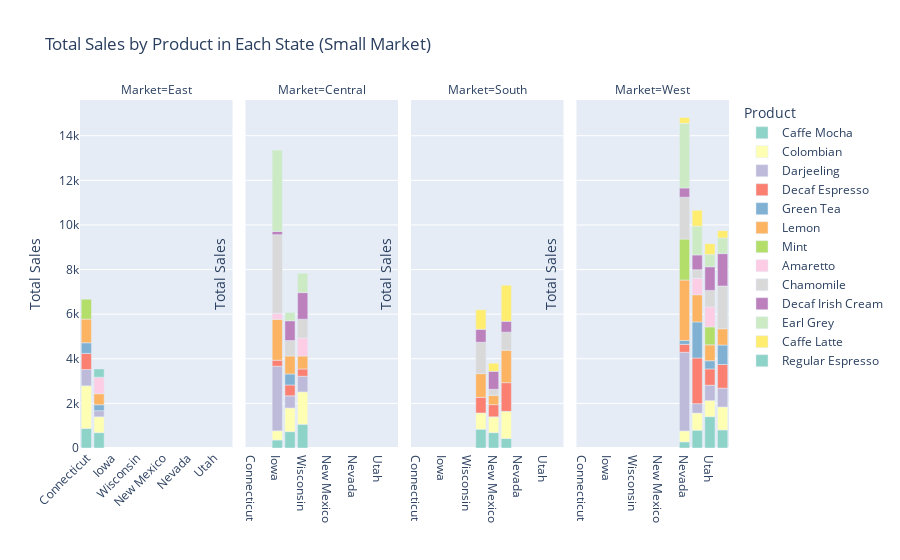

Notebook code cell kept with this figure:
### Code cell
# Sales distribution in small market
small_market = data[data['Market_size'] == 'Small Market']
small_market_summary = small_market.groupby(['State', 'Product', 'Market']).Sales.sum().reset_index()

fig = px.bar(small_market_summary, x='State', y='Sales', color='Product', 
             title='Total Sales by Product in Each State (Small Market)', 
             labels={'State': 'State', 'Sales': 'Total Sales'},
             color_discrete_sequence=px.colors.qualitative.Set3,
             facet_col='Market')

fig.update_xaxes(categoryorder='array')
fig.update_xaxes(title_text='')
fig.update_yaxes(title_text='Total Sales')
fig.update_layout(legend_title_text='Product', xaxis_tickangle=-45)

fig.show()

### Figure 1 — Plotly figure (JSON) as saved in the notebook; plotly's stock layout.template omitted (floating-point values rounded to 4 significant figures)
{"data": [{"alignmentgroup": "True", "hovertemplate": "Product=Caffe Mocha<br>Market=East<br>State=%{x}<br>Total Sales=%{y}<extra></extra>", "legendgroup": "Caffe Mocha", "marker": {"color": "rgb(141,211,199)", "pattern": {"shape": ""}}, "name": "Caffe Mocha", "offsetgroup": "Caffe Mocha", "orientation": "v", "showlegend": true, "textposition": "auto", "type": "bar", "x": ["Connecticut", "New Hampshire"], "xaxis": "x", "y": [872, 688], "yaxis": "y"}, {"alignmentgroup": "True", "hovertemplate": "Product=Caffe Mocha<br>Market=Central<br>State=%{x}<br>Total Sales=%{y}<extra></extra>", "legendgroup": "Caffe Mocha", "marker": {"color": "rgb(141,211,199)", "pattern": {"shape": ""}}, "name": "Caffe Mocha", "offsetgroup": "Caffe Mocha", "orientation": "v", "showlegend": false, "textposition": "auto", "type": "bar", "x": ["Iowa", "Missouri", "Wisconsin"], "xaxis": "x2", "y": [356, 732, 1062], "yaxis": "y2"}, {"alignmentgroup": "True", "hovertemplate": "Product=Caffe Mocha<br>Market=South<br>State=%{x}<br>Total Sales=%{y}<extra></extra>", "legendgroup": "Caffe Mocha", "marker": {"color": "rgb(141,211,199)", "pattern": {"shape": ""}}, "name": "Caffe Mocha", "offsetgroup": "Caffe Mocha", "orientation": "v", "showlegend": false, "textposition": "auto", "type": "bar", "x": ["Louisiana", "New Mexico", "Oklahoma"], "xaxis": "x3", "y": [840, 688, 425], "yaxis": "y3"}, {"alignmentgroup": "True", "hovertemplate": "Product=Caffe Mocha<br>Market=West<br>State=%{x}<br>Total Sales=%{y}<extra></extra>", "legendgroup": "Caffe Mocha", "marker": {"color": "rgb(141,211,199)", "pattern": {"shape": ""}}, "name": "Caffe Mocha", "offsetgroup": "Caffe Mocha", "orientation": "v", "showlegend": false, "textposition": "auto", "type": "bar", "x": ["Nevada", "Oregon", "Utah", "Washington"], "xaxis": "x4", "y": [273, 801, 1406, 810], "yaxis": "y4"}, {"alignmentgroup": "True", "hovertemplate": "Product=Colombian<br>Market=East<br>State=%{x}<br>Total Sales=%{y}<extra></extra>", "legendgroup": "Colombian", "marker": {"color": "rgb(255,255,179)", "pattern": {"shape": ""}}, "name": "Colombian", "offsetgroup": "Colombian", "orientation": "v", "showlegend": true, "textposition": "auto", "type": "bar", "x": ["Connecticut", "New Hampshire"], "xaxis": "x", "y": [1915, 712], "yaxis": "y"}, {"alignmentgroup": "True", "hovertemplate": "Product=Colombian<br>Market=Central<br>State=%{x}<br>Total Sales=%{y}<extra></extra>", "legendgroup": "Colombian", "marker": {"color": "rgb(255,255,179)", "pattern": {"shape": ""}}, "name": "Colombian", "offsetgroup": "Colombian", "orientation": "v", "showlegend": false, "textposition": "auto", "type": "bar", "x": ["Iowa", "Missouri", "Wisconsin"], "xaxis": "x2", "y": [415, 1062, 1454], "yaxis": "y2"}, {"alignmentgroup": "True", "hovertemplate": "Product=Colombian<br>Market=South<br>State=%{x}<br>Total Sales=%{y}<extra></extra>", "legendgroup": "Colombian", "marker": {"color": "rgb(255,255,179)", "pattern": {"shape": ""}}, "name": "Colombian", "offsetgroup": "Colombian", "orientation": "v", "showlegend": false, "textposition": "auto", "type": "bar", "x": ["Louisiana", "New Mexico", "Oklahoma"], "xaxis": "x3", "y": [732, 712, 1218], "yaxis": "y3"}, {"alignmentgroup": "True", "hovertemplate": "Product=Colombian<br>Market=West<br>State=%{x}<br>Total Sales=%{y}<extra></extra>", "legendgroup": "Colombian", "marker": {"color": "rgb(255,255,179)", "pattern": {"shape": ""}}, "name": "Colombian", "offsetgroup": "Colombian", "orientation": "v", "showlegend": false, "textposition": "auto", "type": "bar", "x": ["Nevada", "Oregon", "Utah", "Washington"], "xaxis": "x4", "y": [494, 763, 720, 1031], "yaxis": "y4"}, {"alignmentgroup": "True", "hovertemplate": "Product=Darjeeling<br>Market=East<br>State=%{x}<br>Total Sales=%{y}<extra></extra>", "legendgroup": "Darjeeling", "marker": {"color": "rgb(190,186,218)", "pattern": {"shape": ""}}, "name": "Darjeeling", "offsetgroup": "Darjeeling", "orientation": "v", "showlegend": true, "textposition": "auto", "type": "bar", "x": ["Connecticut", "New Hampshire"], "xaxis": "x", "y": [732, 273], "yaxis": "y"}, {"alignmentgroup": "True", "hovertemplate": "Product=Darjeeling<br>Market=Central<br>State=%{x}<br>Total Sales=%{y}<extra></extra>", "legendgroup": "Darjeeling", "marker": {"color": "rgb(190,186,218)", "pattern": {"shape": ""}}, "name": "Darjeeling", "offsetgroup": "Darjeeling", "orientation": "v", "showlegend": false, "textposition": "auto", "type": "bar", "x": ["Iowa", "Missouri", "Wisconsin"], "xaxis": "x2", "y": [2896, 543, 700], "yaxis": "y2"}, {"alignmentgroup": "True", "hovertemplate": "Product=Darjeeling<br>Market=West<br>State=%{x}<br>Total Sales=%{y}<extra></extra>", "legendgroup": "Darjeeling", "marker": {"color": "rgb(190,186,218)", "pattern": {"shape": ""}}, "name": "Darjeeling", "offsetgroup": "Darjeeling", "orientation": "v", "showlegend": false, "textposition": "auto", "type": "bar", "x": ["Nevada", "Oregon", "Utah", "Washington"], "xaxis": "x4", "y": [3524, 425, 688, 840], "yaxis": "y4"}, {"alignmentgroup": "True", "hovertemplate": "Product=Decaf Espresso<br>Market=East<br>State=%{x}<br>Total Sales=%{y}<extra></extra>", "legendgroup": "Decaf Espresso", "marker": {"color": "rgb(251,128,114)", "pattern": {"shape": ""}}, "name": "Decaf Espresso", "offsetgroup": "Decaf Espresso", "orientation": "v", "showlegend": true, "textposition": "auto", "type": "bar", "x": ["Connecticut"], "xaxis": "x", "y": [720], "yaxis": "y"}, {"alignmentgroup": "True", "hovertemplate": "Product=Decaf Espresso<br>Market=Central<br>State=%{x}<br>Total Sales=%{y}<extra></extra>", "legendgroup": "Decaf Espresso", "marker": {"color": "rgb(251,128,114)", "pattern": {"shape": ""}}, "name": "Decaf Espresso", "offsetgroup": "Decaf Espresso", "orientation": "v", "showlegend": false, "textposition": "auto", "type": "bar", "x": ["Iowa", "Missouri", "Wisconsin"], "xaxis": "x2", "y": [267, 489, 328], "yaxis": "y2"}, {"alignmentgroup": "True", "hovertemplate": "Product=Decaf Espresso<br>Market=South<br>State=%{x}<br>Total Sales=%{y}<extra></extra>", "legendgroup": "Decaf Espresso", "marker": {"color": "rgb(251,128,114)", "pattern": {"shape": ""}}, "name": "Decaf Espresso", "offsetgroup": "Decaf Espresso", "orientation": "v", "showlegend": false, "textposition": "auto", "type": "bar", "x": ["Louisiana", "New Mexico", "Oklahoma"], "xaxis": "x3", "y": [700, 543, 1287], "yaxis": "y3"}, {"alignmentgroup": "True", "hovertemplate": "Product=Decaf Espresso<br>Market=West<br>State=%{x}<br>Total Sales=%{y}<extra></extra>", "legendgroup": "Decaf Espresso", "marker": {"color": "rgb(251,128,114)", "pattern": {"shape": ""}}, "name": "Decaf Espresso", "offsetgroup": "Decaf Espresso", "orientation": "v", "showlegend": false, "textposition": "auto", "type": "bar", "x": ["Nevada", "Oregon", "Utah", "Washington"], "xaxis": "x4", "y": [356, 2047, 732, 1062], "yaxis": "y4"}, {"alignmentgroup": "True", "hovertemplate": "Product=Green Tea<br>Market=East<br>State=%{x}<br>Total Sales=%{y}<extra></extra>", "legendgroup": "Green Tea", "marker": {"color": "rgb(128,177,211)", "pattern": {"shape": ""}}, "name": "Green Tea", "offsetgroup": "Green Tea", "orientation": "v", "showlegend": true, "textposition": "auto", "type": "bar", "x": ["Connecticut", "New Hampshire"], "xaxis": "x", "y": [479, 267], "yaxis": "y"}, {"alignmentgroup": "True", "hovertemplate": "Product=Green Tea<br>Market=Central<br>State=%{x}<br>Total Sales=%{y}<extra></extra>", "legendgroup": "Green Tea", "marker": {"color": "rgb(128,177,211)", "pattern": {"shape": ""}}, "name": "Green Tea", "offsetgroup": "Green Tea", "orientation": "v", "showlegend": false, "textposition": "auto", "type": "bar", "x": ["Missouri"], "xaxis": "x2", "y": [494], "yaxis": "y2"}, {"alignmentgroup": "True", "hovertemplate": "Product=Green Tea<br>Market=West<br>State=%{x}<br>Total Sales=%{y}<extra></extra>", "legendgroup": "Green Tea", "marker": {"color": "rgb(128,177,211)", "pattern": {"shape": ""}}, "name": "Green Tea", "offsetgroup": "Green Tea", "orientation": "v", "showlegend": false, "textposition": "auto", "type": "bar", "x": ["Nevada", "Oregon", "Utah", "Washington"], "xaxis": "x4", "y": [173, 1617, 366, 872], "yaxis": "y4"}, {"alignmentgroup": "True", "hovertemplate": "Product=Lemon<br>Market=East<br>State=%{x}<br>Total Sales=%{y}<extra></extra>", "legendgroup": "Lemon", "marker": {"color": "rgb(253,180,98)", "pattern": {"shape": ""}}, "name": "Lemon", "offsetgroup": "Lemon", "orientation": "v", "showlegend": true, "textposition": "auto", "type": "bar", "x": ["Connecticut", "New Hampshire"], "xaxis": "x", "y": [1062, 494], "yaxis": "y"}, {"alignmentgroup": "True", "hovertemplate": "Product=Lemon<br>Market=Central<br>State=%{x}<br>Total Sales=%{y}<extra></extra>", "legendgroup": "Lemon", "marker": {"color": "rgb(253,180,98)", "pattern": {"shape": ""}}, "name": "Lemon", "offsetgroup": "Lemon", "orientation": "v", "showlegend": false, "textposition": "auto", "type": "bar", "x": ["Iowa", "Missouri", "Wisconsin"], "xaxis": "x2", "y": [1834, 808, 581], "yaxis": "y2"}, {"alignmentgroup": "True", "hovertemplate": "Product=Lemon<br>Market=South<br>State=%{x}<br>Total Sales=%{y}<extra></extra>", "legendgroup": "Lemon", "marker": {"color": "rgb(253,180,98)", "pattern": {"shape": ""}}, "name": "Lemon", "offsetgroup": "Lemon", "orientation": "v", "showlegend": false, "textposition": "auto", "type": "bar", "x": ["Louisiana", "New Mexico", "Oklahoma"], "xaxis": "x3", "y": [1062, 415, 1454], "yaxis": "y3"}, {"alignmentgroup": "True", "hovertemplate": "Product=Lemon<br>Market=West<br>State=%{x}<br>Total Sales=%{y}<extra></extra>", "legendgroup": "Lemon", "marker": {"color": "rgb(253,180,98)", "pattern": {"shape": ""}}, "name": "Lemon", "offsetgroup": "Lemon", "orientation": "v", "showlegend": false, "textposition": "auto", "type": "bar", "x": ["Nevada", "Oregon", "Utah", "Washington"], "xaxis": "x4", "y": [2712, 1218, 712, 732], "yaxis": "y4"}, {"alignmentgroup": "True", "hovertemplate": "Product=Mint<br>Market=East<br>State=%{x}<br>Total Sales=%{y}<extra></extra>", "legendgroup": "Mint", "marker": {"color": "rgb(179,222,105)", "pattern": {"shape": ""}}, "name": "Mint", "offsetgroup": "Mint", "orientation": "v", "showlegend": true, "textposition": "auto", "type": "bar", "x": ["Connecticut"], "xaxis": "x", "y": [890], "yaxis": "y"}, {"alignmentgroup": "True", "hovertemplate": "Product=Mint<br>Market=West<br>State=%{x}<br>Total Sales=%{y}<extra></extra>", "legendgroup": "Mint", "marker": {"color": "rgb(179,222,105)", "pattern": {"shape": ""}}, "name": "Mint", "offsetgroup": "Mint", "orientation": "v", "showlegend": false, "textposition": "auto", "type": "bar", "x": ["Nevada", "Utah"], "xaxis": "x4", "y": [1834, 808], "yaxis": "y4"}, {"alignmentgroup": "True", "hovertemplate": "Product=Amaretto<br>Market=East<br>State=%{x}<br>Total Sales=%{y}<extra></extra>", "legendgroup": "Amaretto", "marker": {"color": "rgb(252,205,229)", "pattern": {"shape": ""}}, "name": "Amaretto", "offsetgroup": "Amaretto", "orientation": "v", "showlegend": true, "textposition": "auto", "type": "bar", "x": ["New Hampshire"], "xaxis": "x", "y": [743], "yaxis": "y"}, {"alignmentgroup": "True", "hovertemplate": "Product=Amaretto<br>Market=Central<br>State=%{x}<br>Total Sales=%{y}<extra></extra>", "legendgroup": "Amaretto", "marker": {"color": "rgb(252,205,229)", "pattern": {"shape": ""}}, "name": "Amaretto", "offsetgroup": "Amaretto", "orientation": "v", "showlegend": false, "textposition": "auto", "type": "bar", "x": ["Iowa", "Wisconsin"], "xaxis": "x2", "y": [273, 810], "yaxis": "y2"}, {"alignmentgroup": "True", "hovertemplate": "Product=Amaretto<br>Market=West<br>State=%{x}<br>Total Sales=%{y}<extra></extra>", "legendgroup": "Amaretto", "marker": {"color": "rgb(252,205,229)", "pattern": {"shape": ""}}, "name": "Amaretto", "offsetgroup": "Amaretto", "orientation": "v", "showlegend": false, "textposition": "auto", "type": "bar", "x": ["Oregon", "Utah"], "xaxis": "x4", "y": [741, 890], "yaxis": "y4"}, {"alignmentgroup": "True", "hovertemplate": "Product=Chamomile<br>Market=Central<br>State=%{x}<br>Total Sales=%{y}<extra></extra>", "legendgroup": "Chamomile", "marker": {"color": "rgb(217,217,217)", "pattern": {"shape": ""}}, "name": "Chamomile", "offsetgroup": "Chamomile", "orientation": "v", "showlegend": true, "textposition": "auto", "type": "bar", "x": ["Iowa", "Missouri", "Wisconsin"], "xaxis": "x2", "y": [3524, 688, 840], "yaxis": "y2"}, {"alignmentgroup": "True", "hovertemplate": "Product=Chamomile<br>Market=South<br>State=%{x}<br>Total Sales=%{y}<extra></extra>", "legendgroup": "Chamomile", "marker": {"color": "rgb(217,217,217)", "pattern": {"shape": ""}}, "name": "Chamomile", "offsetgroup": "Chamomile", "orientation": "v", "showlegend": false, "textposition": "auto", "type": "bar", "x": ["Louisiana", "New Mexico", "Oklahoma"], "xaxis": "x3", "y": [1406, 273, 810], "yaxis": "y3"}, {"alignmentgroup": "True", "hovertemplate": "Product=Chamomile<br>Market=West<br>State=%{x}<br>Total Sales=%{y}<extra></extra>", "legendgroup": "Chamomile", "marker": {"color": "rgb(217,217,217)", "pattern": {"shape": ""}}, "name": "Chamomile", "offsetgroup": "Chamomile", "orientation": "v", "showlegend": false, "textposition": "auto", "type": "bar", "x": ["Nevada", "Oregon", "Utah", "Washington"], "xaxis": "x4", "y": [1878, 380, 743, 1915], "yaxis": "y4"}, {"alignmentgroup": "True", "hovertemplate": "Product=Decaf Irish Cream<br>Market=Central<br>State=%{x}<br>Total Sales=%{y}<extra></extra>", "legendgroup": "Decaf Irish Cream", "marker": {"color": "rgb(188,128,189)", "pattern": {"shape": ""}}, "name": "Decaf Irish Cream", "offsetgroup": "Decaf Irish Cream", "orientation": "v", "showlegend": true, "textposition": "auto", "type": "bar", "x": ["Iowa", "Missouri", "Wisconsin"], "xaxis": "x2", "y": [146, 890, 1192], "yaxis": "y2"}, {"alignmentgroup": "True", "hovertemplate": "Product=Decaf Irish Cream<br>Market=South<br>State=%{x}<br>Total Sales=%{y}<extra></extra>", "legendgroup": "Decaf Irish Cream", "marker": {"color": "rgb(188,128,189)", "pattern": {"shape": ""}}, "name": "Decaf Irish Cream", "offsetgroup": "Decaf Irish Cream", "orientation": "v", "showlegend": false, "textposition": "auto", "type": "bar", "x": ["Louisiana", "New Mexico", "Oklahoma"], "xaxis": "x3", "y": [581, 808, 487], "yaxis": "y3"}, {"alignmentgroup": "True", "hovertemplate": "Product=Decaf Irish Cream<br>Market=West<br>State=%{x}<br>Total Sales=%{y}<extra></extra>", "legendgroup": "Decaf Irish Cream", "marker": {"color": "rgb(188,128,189)", "pattern": {"shape": ""}}, "name": "Decaf Irish Cream", "offsetgroup": "Decaf Irish Cream", "orientation": "v", "showlegend": false, "textposition": "auto", "type": "bar", "x": ["Nevada", "Oregon", "Utah", "Washington"], "xaxis": "x4", "y": [415, 665, 1062, 1454], "yaxis": "y4"}, {"alignmentgroup": "True", "hovertemplate": "Product=Earl Grey<br>Market=Central<br>State=%{x}<br>Total Sales=%{y}<extra></extra>", "legendgroup": "Earl Grey", "marker": {"color": "rgb(204,235,197)", "pattern": {"shape": ""}}, "name": "Earl Grey", "offsetgroup": "Earl Grey", "orientation": "v", "showlegend": true, "textposition": "auto", "type": "bar", "x": ["Iowa", "Missouri", "Wisconsin"], "xaxis": "x2", "y": [3648, 366, 872], "yaxis": "y2"}, {"alignmentgroup": "True", "hovertemplate": "Product=Earl Grey<br>Market=West<br>State=%{x}<br>Total Sales=%{y}<extra></extra>", "legendgroup": "Earl Grey", "marker": {"color": "rgb(204,235,197)", "pattern": {"shape": ""}}, "name": "Earl Grey", "offsetgroup": "Earl Grey", "orientation": "v", "showlegend": false, "textposition": "auto", "type": "bar", "x": ["Nevada", "Oregon", "Utah", "Washington"], "xaxis": "x4", "y": [2896, 1287, 543, 700], "yaxis": "y4"}, {"alignmentgroup": "True", "hovertemplate": "Product=Caffe Latte<br>Market=South<br>State=%{x}<br>Total Sales=%{y}<extra></extra>", "legendgroup": "Caffe Latte", "marker": {"color": "rgb(255,237,111)", "pattern": {"shape": ""}}, "name": "Caffe Latte", "offsetgroup": "Caffe Latte", "orientation": "v", "showlegend": true, "textposition": "auto", "type": "bar", "x": ["Louisiana", "New Mexico", "Oklahoma"], "xaxis": "x3", "y": [872, 366, 1617], "yaxis": "y3"}, {"alignmentgroup": "True", "hovertemplate": "Product=Caffe Latte<br>Market=West<br>State=%{x}<br>Total Sales=%{y}<extra></extra>", "legendgroup": "Caffe Latte", "marker": {"color": "rgb(255,237,111)", "pattern": {"shape": ""}}, "name": "Caffe Latte", "offsetgroup": "Caffe Latte", "orientation": "v", "showlegend": false, "textposition": "auto", "type": "bar", "x": ["Nevada", "Oregon", "Utah", "Washington"], "xaxis": "x4", "y": [267, 717, 489, 328], "yaxis": "y4"}, {"alignmentgroup": "True", "hovertemplate": "Product=Regular Espresso<br>Market=East<br>State=%{x}<br>Total Sales=%{y}<extra></extra>", "legendgroup": "Regular Espresso", "marker": {"color": "rgb(141,211,199)", "pattern": {"shape": ""}}, "name": "Regular Espresso", "offsetgroup": "Regular Espresso", "orientation": "v", "showlegend": true, "textposition": "auto", "type": "bar", "x": ["New Hampshire"], "xaxis": "x", "y": [366], "yaxis": "y"}], "layout": {"annotations": [{"font": {}, "showarrow": false, "text": "Market=East", "x": 0.1175, "xanchor": "center", "xref": "paper", "y": 1, "yanchor": "bottom", "yref": "paper"}, {"font": {}, "showarrow": false, "text": "Market=Central", "x": 0.3725, "xanchor": "center", "xref": "paper", "y": 1, "yanchor": "bottom", "yref": "paper"}, {"font": {}, "showarrow": false, "text": "Market=South", "x": 0.6275, "xanchor": "center", "xref": "paper", "y": 1, "yanchor": "bottom", "yref": "paper"}, {"font": {}, "showarrow": false, "text": "Market=West", "x": 0.8825, "xanchor": "center", "xref": "paper", "y": 1, "yanchor": "bottom", "yref": "paper"}], "barmode": "relative", "legend": {"title": {"text": "Product"}, "tracegroupgap": 0}, "title": {"text": "Total Sales by Product in Each State (Small Market)"}, "xaxis": {"anchor": "y", "categoryorder": "array", "domain": [0, 0.235], "tickangle": -45, "title": {"text": ""}}, "xaxis2": {"anchor": "y2", "categoryorder": "array", "domain": [0.255, 0.49], "matches": "x", "title": {"text": ""}}, "xaxis3": {"anchor": "y3", "categoryorder": "array", "domain": [0.51, 0.745], "matches": "x", "title": {"text": ""}}, "xaxis4": {"anchor": "y4", "categoryorder": "array", "domain": [0.765, 1.0], "matches": "x", "title": {"text": ""}}, "yaxis": {"anchor": "x", "domain": [0, 1], "title": {"text": "Total Sales"}}, "yaxis2": {"anchor": "x2", "domain": [0, 1], "matches": "y", "showticklabels": false, "title": {"text": "Total Sales"}}, "yaxis3": {"anchor": "x3", "domain": [0, 1], "matches": "y", "showticklabels": false, "title": {"text": "Total Sales"}}, "yaxis4": {"anchor": "x4", "domain": [0, 1], "matches": "y", "showticklabels": false, "title": {"text": "Total Sales"}}}}
